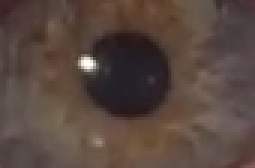
#> input picture imagenes/roi.png, 85 x 56 px (shown 3 times larger)
$ python -i funciones_modulo1.py   (imports and definitions only)   (older library calls are emulated)
#> lines starting #> are read from the running program, lines starting #| are printed output that depends on the picture; after the words box and inside, x2 and y2 are one past the last pixel; in counts of white or black regions, pixels touching at a corner belong together
#> further down, picture is the input picture: shape (56, 85, 3); mean B, G, R 63.3, 71, 88
#Este archivo contiene funciones específicas correspondientes al
#módulo 1

#Imports
import cv2
import numpy as np

#Clase para manejar má facilmente la apertura y cierre del video y la obtencion de frames
class VideoReader:

    def __init__(self, video_path):
        self.video_path = video_path
        self.video = None

    # Uso context manager para abrir con "with"
    # [137 lines left out: functions __enter__, __exit__, total_frames, fps, get_frame, get_frame_at_second and 7 more, not called in this run]


# 1.3.1 Deteccion de bordes

# Funcion para aplicar los cinco operadores
def detectar_bordes(imagen):

    imagen_float = imagen.astype(np.float32)

    # Roberts
    kernel_roberts_x = np.array([[1, 0],
                                 [0, -1]], dtype=np.float32)

    kernel_roberts_y = np.array([[0, 1],
                                 [-1, 0]], dtype=np.float32)

    roberts_x = cv2.filter2D(
        imagen_float, cv2.CV_32F, kernel_roberts_x
    )
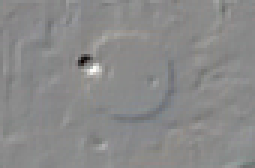
#> roberts_x: shape (56, 85, 3) float32 (shown 3 times larger); mean B, G, R -0.3, -0.3, -0.2; drawn with min black and max white
    roberts_y = cv2.filter2D(
        imagen_float, cv2.CV_32F, kernel_roberts_y
    )

    roberts = cv2.magnitude(roberts_x, roberts_y)

    # Sobel
    sobel_x = cv2.Sobel(imagen, cv2.CV_32F, 1, 0, ksize=3)
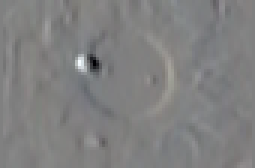
#> sobel_x: shape (56, 85, 3) float32 (shown 3 times larger); mean B, G, R 0.6, 0.2, 0.5; drawn with min black and max white
    sobel_y = cv2.Sobel(imagen, cv2.CV_32F, 0, 1, ksize=3)
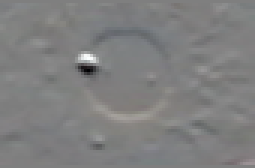
#> sobel_y: shape (56, 85, 3) float32 (shown 3 times larger); mean B, G, R 2.3, 2, 1.6; drawn with min black and max white

    sobel = cv2.magnitude(sobel_x, sobel_y)
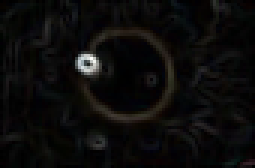
#> sobel: shape (56, 85, 3) float32 (shown 3 times larger); mean B, G, R 30.8, 32.4, 34.3; drawn with min black and max white

    # Prewitt
    kernel_prewitt_x = np.array([[-1, 0, 1],
                                 [-1, 0, 1],
                                 [-1, 0, 1]], dtype=np.float32)

    kernel_prewitt_y = np.array([[-1, -1, -1],
                                 [0, 0, 0],
                                 [1, 1, 1]], dtype=np.float32)

    prewitt_x = cv2.filter2D(
        imagen_float, cv2.CV_32F, kernel_prewitt_x
    )
    prewitt_y = cv2.filter2D(
        imagen_float, cv2.CV_32F, kernel_prewitt_y
    )

    prewitt = cv2.magnitude(prewitt_x, prewitt_y)

    # Laplaciano
    laplaciano = cv2.Laplacian(
        imagen, cv2.CV_32F, ksize=3
    )
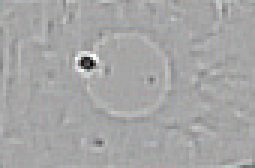
#> laplaciano: shape (56, 85, 3) float32 (shown 3 times larger); mean B, G, R 0.1, 0.1, 0.1; drawn with min black and max white
    laplaciano = np.abs(laplaciano)
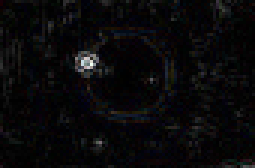
#> laplaciano: shape (56, 85, 3) float32 (shown 3 times larger); mean B, G, R 18.7, 16.5, 17.8; drawn with min black and max white

    # Canny
    canny = cv2.Canny(imagen, 50, 150)
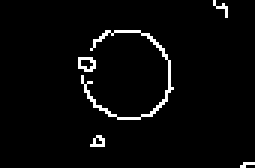
#> canny: shape (56, 85) (shown 3 times larger); 3.1% white in thin lines or dots, all inside (x1, y1, x2, y2) = (26, 0, 85, 56)

    return [roberts, sobel, prewitt, laplaciano, canny]


# 1.3.2 Transformada de Fourier 2D
# D. Visualizacion comparativa

# Normalizar cada reconstruccion para visualizarla
# [53 lines left out: functions normalizar_imagen, filtrar_frecuencial, not called in this run]

>>> import cv2
>>> picture = cv2.imread('../imagenes/roi.png')
>>> result = detectar_bordes(picture)
#> result = 5 items
